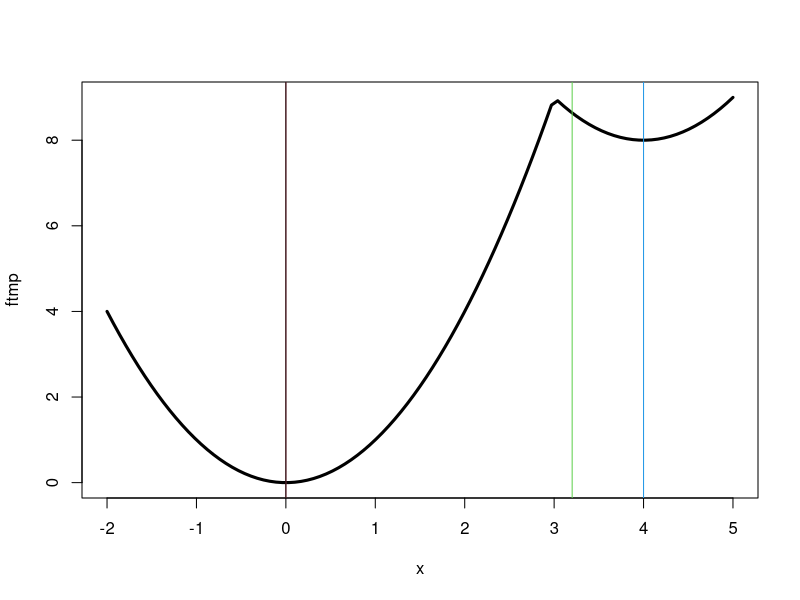

The R source for this figure:

## bimodal function ##
ftmp <- function(x) ifelse(x < 3, x^2, (x-4)^2+8)

plot(ftmp, -2,5, lwd=3)
## optimize ##
abline(v=optimize(f=ftmp, interval=c(-2, 5))$minimum,col=2)
abline(v=optimize(f=ftmp, interval=c(-1,10),tol=10)$minimum,col=3)
abline(v=optimize(f=ftmp, interval=c(1,10))$minimum,col=4)
## which.min ##
x <- seq(-2,5,0.0001)
abline(v=x[which.min(ftmp(x))])

#default tol value
sqrt(.Machine$double.eps) #1.49e-08

